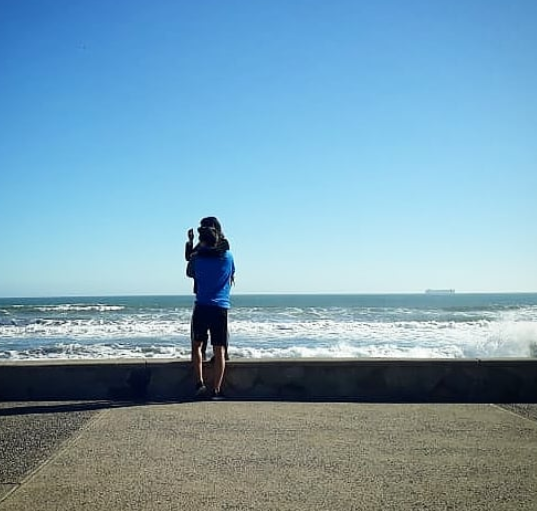
#> input picture 27082019/playa.PNG, 537 x 511 px, found by its file name
$ python 000955.py   (Python 2 division)
#> lines starting #> are read from the running program, lines starting #| are printed output that depends on the picture
#En esta ocasion trabajamos con la imagen importada en distintas aplicaciones
from skimage import io
import matplotlib.pyplot as plt    # importamos matplotlib para poder graficar
import numpy as np
foto= io.imread('playa.png')       # abrimos la imagen
#> foto is the input picture: shape (511, 537, 4); mean R, G, B, A 122.6, 160.1, 179.3, 255
valores=np.array([1,2,3,4,5,6,7,8,9])    # creamos un array como parametro
print valores<2         #Imprime True o False si se cumple o no la condicion
print valores>2
print valores[valores<2] # Imprime los valores que cumplen la condicion
print valores[valores>=2] # Imprime los valores que cumplen la condicion

foto_masked=np.where(foto>50,255,0) # se encarga de modificar el umbral
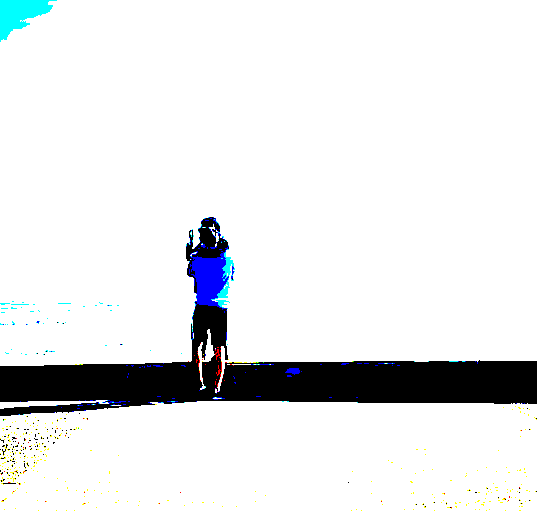
#> foto_masked: shape (511, 537, 4) int64; mean R, G, B, A 229, 230.5, 231.7, 255
plt.imshow(foto_masked)

a_array=np.array([1,2,3,4,5])
y_array=np.array([6,7,8,9,10])
